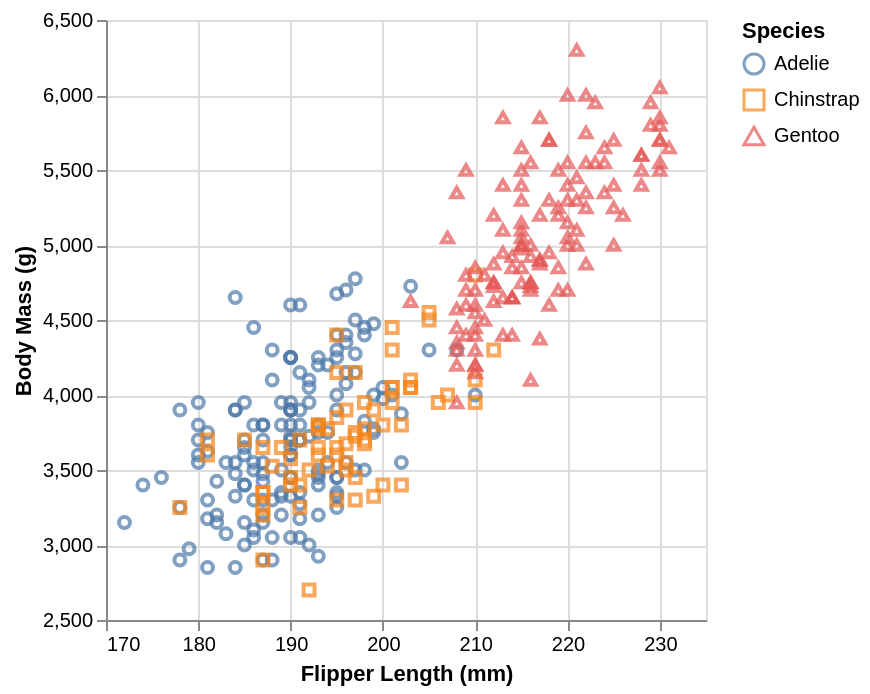

The Vega-Lite source for this figure:
### Vega-Lite specification from a JSON file in a GitHub repository (floating-point values rounded to 4 significant figures; data arrays with more than 128 entries replaced by an {"elided": "..."} marker saying what was removed)
{"$schema": "https://vega.github.io/schema/vega-lite/v5.json", "description": "A scatterplot showing body mass and flipper lengths of penguins.", "data": {"values": {"elided": "344 records"}}, "mark": "point", "encoding": {"x": {"field": "Flipper Length (mm)", "type": "quantitative", "scale": {"zero": false}}, "y": {"field": "Body Mass (g)", "type": "quantitative", "scale": {"zero": false}}, "color": {"field": "Species", "type": "nominal"}, "shape": {"field": "Species", "type": "nominal"}}}
